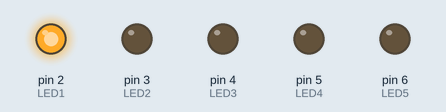
Simulated run of this sketch. Board: Arduino Uno, built with avr-gcc and run on an emulated ATmega328P. On the bench: output pins drawn as LEDs (lit = HIGH).

Above: at 0.1 s.
At 0.5 s:
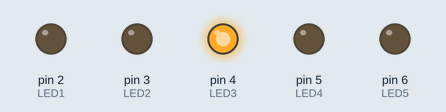
At 0.9 s:
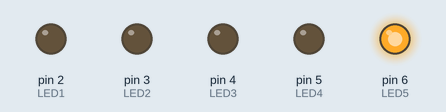
At 1.3 s:
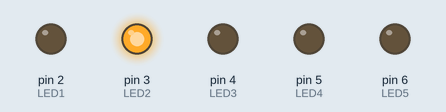
At 2.7 s:
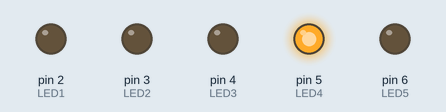
Timing chart, 0 to 3.0 s (numbered marks = the images above):
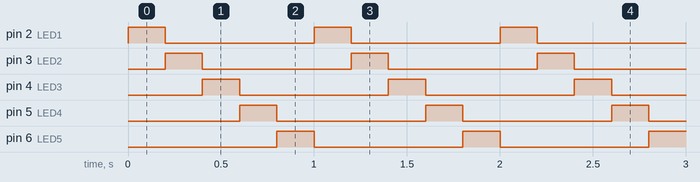

Measured:
- by itself, pin 2 (LED1), pin 3 (LED2), pin 4 (LED3), pin 5 (LED4), pin 6 (LED5): alternates HIGH for 0.20 s and LOW for 0.80 s
- by itself, everything shown: repeats every 1.0 s, in 5 steps

The sketch:

Ex02_Sequence.ino
```cpp
//========== SEED Electronics/Coding Workshop Exercise 2 ==========

//Purpose: LEDs blink in sequence
//Date: May 22, 2018


//--- Constant definitions ---
#define LED1 2
#define LED2 3
#define LED3 4
#define LED4 5
#define LED5 6


//---------- Setup routine to run once ----------

void setup()
{
  //Set up pins to use
  pinMode(LED1,OUTPUT);
  pinMode(LED2,OUTPUT);
  pinMode(LED3,OUTPUT);
  pinMode(LED4,OUTPUT);
  pinMode(LED5,OUTPUT);
}


//--- Global variable ---
int counter = 1;


//---------- Loop routine that runs repeatedly ----------

void loop()
{
  //Turn on one LED according to counter
  if(counter==1) digitalWrite(LED1,HIGH);
  if(counter==2) digitalWrite(LED2,HIGH);
  if(counter==3) digitalWrite(LED3,HIGH);
  if(counter==4) digitalWrite(LED4,HIGH);
  if(counter==5) digitalWrite(LED5,HIGH);
  delay(200);

  //Increment counter variable
  counter = counter + 1;
  if(counter > 5) counter = 1;

  //Turn off all LEDs for an instant (no delay after)
  digitalWrite(LED1,LOW);
  digitalWrite(LED2,LOW);
  digitalWrite(LED3,LOW);
  digitalWrite(LED4,LOW);
  digitalWrite(LED5,LOW);
}
```
